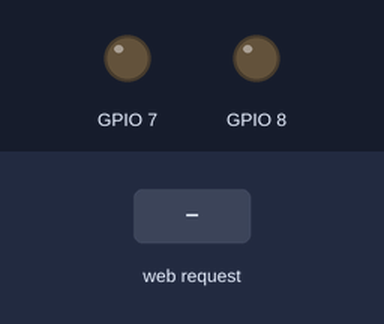
Simulated run of this sketch. Board: ESP32-S3. On the bench: output pins drawn as LEDs (lit = HIGH). Inputs (shaded band) come from the test bench. What the sketch prints to the serial monitor is not drawn.

Above: at 1.2 s.
1.3 s: HTTP request GET /rightOn received
At 2.5 s:
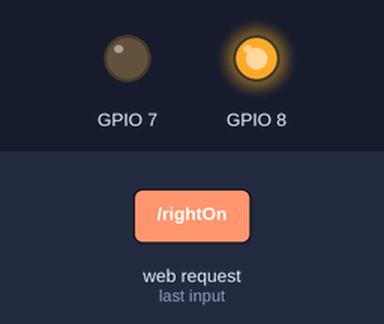
2.8 s: HTTP request GET /leftOn received
At 3.7 s:
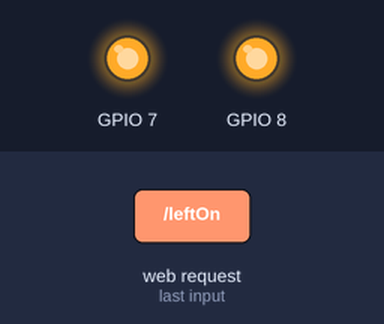
4.3 s: HTTP request GET /rightOff received
At 4.8 s:
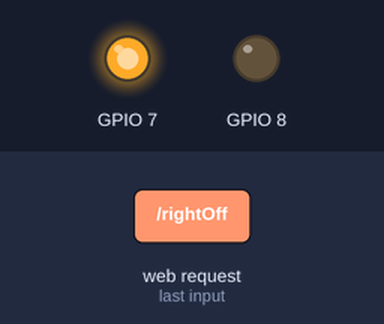
5.8 s: HTTP request GET /leftOff received
At 7.2 s:
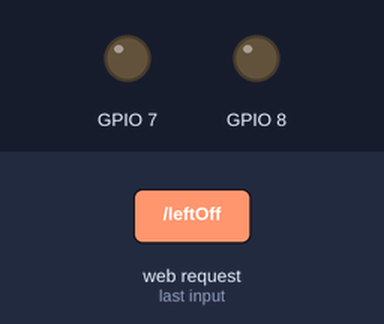
Timing chart, 0 to 8.3 s (numbered marks = the images above; inputs shaded):
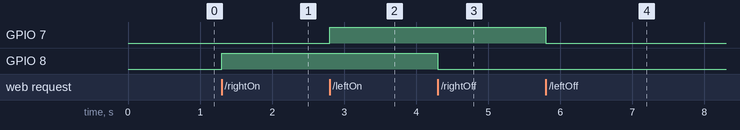

The sketch:

main.ino
```cpp
#include <WiFi.h>
#include <WebServer.h>

WebServer myserver(80);


const char* ssid = "ESP32";
const char* password = "kings00000";

void setup(){
  Serial.begin(115200);
  WiFi.softAP(ssid, password);
  Serial.println("AP initiated");
  Serial.println(WiFi.softAPIP());

  myserver.on("/", handleRoot);
  myserver.on("/rightOn", handleRightOn);
  myserver.on("/rightOff", handleRightOff);
  myserver.on("/leftOn", handleLeftOn);
  myserver.on("/leftOff", handleLeftOff);
  myserver.begin();
  Serial.println("Server initiated");

  pinMode(7, OUTPUT);
  pinMode(8, OUTPUT);
}

void handleRightOn(){
  digitalWrite(8, HIGH);
  myserver.send(200, "text/plain", "OK");
}

void handleRightOff(){
  digitalWrite(8, LOW);
  myserver.send(200, "text/plain", "OK");
}

void handleLeftOn(){
  digitalWrite(7, HIGH);
  myserver.send(200, "text/plain", "OK");
}

void handleLeftOff(){
  digitalWrite(7, LOW);
  myserver.send(200, "text/plain", "OK");
}


void handleRoot(){
  myserver.send(200, "text/html", R"HTMLCODE(
    <!DOCTYPE html>
    <html>
    <body>
    <button onmousedown="rightPressed()" onmouseup="rightLifted()"> RIGHT </button>
    <button onmousedown="leftPressed()" onmouseup="leftLifted()"> LEFT </button>

    <script>
function rightPressed() {
  fetch("/rightOn");
}
function rightLifted() {
  fetch("/rightOff");
}
function leftPressed() {
  fetch("/leftOn");
}
function leftLifted() {
  fetch("/leftOff");
}
</script>
    </body>
    </html>
  )HTMLCODE");
}


void loop(){
  myserver.handleClient();
}
```

Measured:
- after the input at 1.3 s, GPIO 8: LOW → HIGH at once
- after the input at 2.8 s, GPIO 7: LOW → HIGH at once
- after the input at 4.3 s, GPIO 8: HIGH → LOW at once
- after the input at 5.8 s, GPIO 7: HIGH → LOW at once
